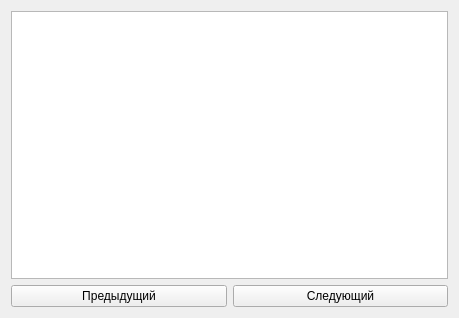
<?xml version="1.0" encoding="UTF-8"?>
<ui version="4.0">
 <class>theoryForm</class>
 <widget class="QWidget" name="theoryForm">
  <property name="geometry">
   <rect>
    <x>0</x>
    <y>0</y>
    <width>459</width>
    <height>318</height>
   </rect>
  </property>
  <property name="windowTitle">
   <string>Form</string>
  </property>
  <layout class="QGridLayout" name="gridLayout">
   <item row="0" column="0" colspan="2">
    <widget class="QTextBrowser" name="textBrowser">
     <property name="sizePolicy">
      <sizepolicy hsizetype="Expanding" vsizetype="Expanding">
       <horstretch>0</horstretch>
       <verstretch>0</verstretch>
      </sizepolicy>
     </property>
     <property name="minimumSize">
      <size>
       <width>0</width>
       <height>0</height>
      </size>
     </property>
    </widget>
   </item>
   <item row="1" column="0">
    <widget class="QPushButton" name="prevPage">
     <property name="text">
      <string>Предыдущий</string>
     </property>
    </widget>
   </item>
   <item row="1" column="1">
    <widget class="QPushButton" name="nextPage">
     <property name="text">
      <string>Следующий</string>
     </property>
    </widget>
   </item>
  </layout>
 </widget>
 <resources/>
 <connections/>
</ui>
